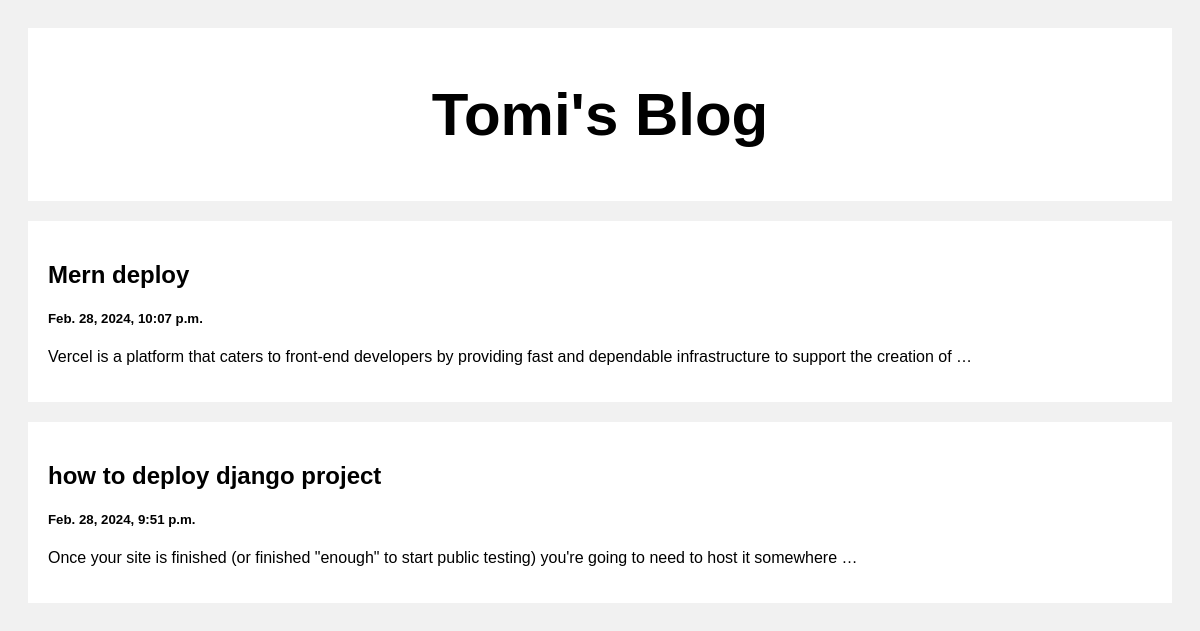
The page / on the database its author committed.
### posts/models.py (models this page shows)
class Post(models.Model):
    title = models.CharField(max_length=100)
    body = models.CharField(max_length=100000)
    created_at = models.DateTimeField(default = datetime.now, blank=True)

### posts/views.py (the view)
# urls.py: path('', views.index, name='index'),
def index(request):
    posts = Post.objects.all()
    return render(request, 'index.html', {'posts':posts})

### templates/index.html (shortened to what this page needs)
<!DOCTYPE html>
<html>
<head>
</head>
<body>
<div class="header">
  <h2>Tomi's Blog</h2>
</div>
<div class="row">
  <div class="leftcolumn">
    {% for post in posts reversed %}
    <div class="card">
      <a style="text-decoration: none; color: black;" href="/post/{{post.id}}">
        <h2>{{post.title}}</h2>
        <h5>{{post.created_at}}</h5>
        <p>{{post.body|truncatewords:20}}</p>
      </a>
    </div>
    {% endfor %}
  </div>
</div>
</body>
</html>

### templates/index.html (style rules this page uses)
* { box-sizing: border-box; }
body { font-family: Arial; padding: 20px; background: #f1f1f1; }
.header { padding: 2px; font-size: 40px; text-align: center; background: white; }
.leftcolumn { float: left; width: 100%; }
.card { background-color: white; padding: 20px; margin-top: 20px; }
.row:after { content: ""; display: table; clear: both; }

### rows shown on the page
Post: title "Mern deploy", created_at "Feb. 28, 2024, 10:07 p.m.", body "Vercel is a platform that caters to front-end developers by providing fast and dependable infrastructure to support the creation of …"
Post: title "how to deploy django project", created_at "Feb. 28, 2024, 9:51 p.m.", body "Once your site is finished (or finished \"enough\" to start public testing) you're going to need to host it somewhere …"
